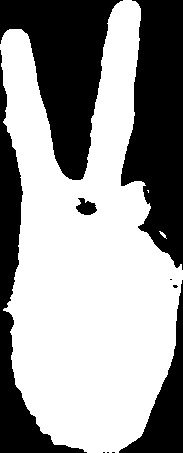
#> input picture FingerGuessingModel/gesture_data/0/0.png, 183 x 453 px, given in place of the camera
$ python fingerGet.py   (older library calls are emulated)
#> lines starting #> are read from the running program, lines starting #| are printed output that depends on the picture
import cv2 as cv

import cv2 as cv

if __name__ == "__main__":
    m_0 = 0  #剪刀
    m_1 = 0  #石头
    m_2 = 0  #布
    m_3 = 0  #人脸（加个人脸标签用于避免将人脸错误识别）
    flag = 0
    cap = cv.VideoCapture(0) # 调用摄像头
    while True:
        success, frame = cap.read() # 读取每一帧
#> frame is the input picture: shape (453, 183, 3); min 0, max 255, mean 152.9
        new_img = cv.flip(frame, 1) # 翻转
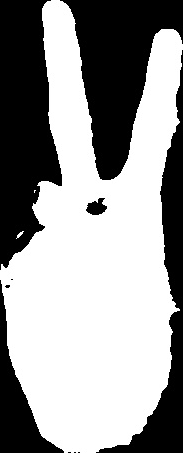
#> new_img: shape (453, 183, 3); min 0, max 255, mean 152.9
        roi = new_img

        # YCrCb之Cr分量 + OTSU二值化（肤色检测）
        ycrcb = cv.cvtColor(roi, cv.COLOR_BGR2YCrCb)  # 把图像转换到YUV色域
#> ycrcb: shape (453, 183, 3); mean of channels 0, 1, 2 152.9, 128, 128
        (y, cr, cb) = cv.split(ycrcb)  # 图像分割, 分别获取y, cr, br通道图像
#> cr: shape (453, 183); every value is 128

        # 高斯滤波, cr 是待滤波的源图像数据, (5,5)是值窗口大小, 0 是指根据窗口大小来计算高斯函数标准差
        cr1 = cv.GaussianBlur(cr, (5, 5), 0)  # 对cr通道分量进行高斯滤波
        # 根据OTSU算法求图像阈值, 对图像进行二值化
        _, skin1 = cv.threshold(cr1, 0, 255, cv.THRESH_BINARY + cv.THRESH_OTSU)
#> skin1: shape (453, 183); every value is 255
        cv.imshow('skin1', skin1)  # 展示处理后的图片

        # 轮廓查找
        image, contours, hierarchy = cv.findContours(skin1, cv.RETR_TREE, cv.CHAIN_APPROX_SIMPLE)
#> contours = [[[0, 0], [0, 452], [182, 452], [182, 0]]]
        for item in contours:  # 遍历所有轮廓
            (x, y, w, h) = cv.boundingRect(item) # 获得最小矩形框架
            if w >= 50 and h >= 50: # 在较大的框架中查找
                img = skin1[y : y + h, x : x + w]  # 获得矩形轮廓图
                cv.imshow('img', img)  # 展示矩形轮廓图
                cv.rectangle(new_img, (x, y), (x + w, y + h), (255, 0, 0), 0) # 在new_img中用矩形框出
                k = cv.waitKey(1) # 等待键盘促发
                if k == ord(' '):  # 按下空格退出
                    flag = 1
                    break
                elif k == ord('a'): # 按A收集剪刀图片
                    # 按下后将图片保存到指定路径（imencode函数可以有中文路径）
                    cv.imencode('.jpg', img)[1].tofile("D:\\Users\\Owner\\Desktop\\project\\FingerGuessing\\extra_data\\0\\{}.png".format(m_0))
                    m_0 += 1
                    print('正在保存0-roi图片,本次图片数量:', m_0)
                elif k == ord('p'): # 按S收集石头图片
                    cv.imencode('.jpg', img)[1].tofile("D:\\Users\\Owner\\Desktop\\project\\FingerGuessing\\extra_data\\1\\{}.png".format(m_1))
                    m_1 += 1
                    print('正在保存1-roi图片,本次图片数量:', m_1)
                elif k == ord('d'): # 按D收集布图片
                    cv.imencode('.jpg', img)[1].tofile("D:\\Users\\Owner\\Desktop\\project\\FingerGuessing\\extra_data\\2\\{}.png".format(m_2))
                    m_2 += 1
                    print('正在保存2-roi图片,本次图片数量:', m_2)
                elif k == ord('f'): # 按F收集人脸图片
                    cv.imencode('.jpg', img)[1].tofile("D:\\Users\\Owner\\Desktop\\project\\FingerGuessing\\extra_data\\3\\{}.png".format(m_3))
                    m_3 += 1
                    print('正在保存3-roi图片,本次图片数量:', m_3)
#> this loop made 1 pass; (key Esc is pressed on pass 1)
#> (item, x, y, w, h) on pass 1: ([[0, 0], [0, 452], [182, 452], [182, 0]], 0, 0, 183, 453)
#> after the loop, m_0 = 0; m_1 = 0; m_2 = 0; m_3 = 0

        cv.imshow("frame", new_img) # 展示new_img图像
        if flag == 1:
            break

    cap.release() #释放占用资源
    cv.destroyAllWindows() #释放opencv创建的所有窗口

$ run again, on FingerGuessingModel/gesture_data/0/11.png
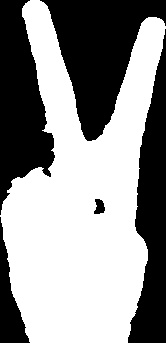
#> input picture FingerGuessingModel/gesture_data/0/11.png, 166 x 343 px, given in place of the camera
#> frame is the input picture: shape (343, 166, 3); min 0, max 255, mean 145.9
#> `new_img = cv.flip(frame, 1)`:
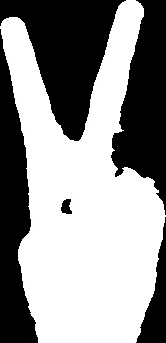
#> new_img: shape (343, 166, 3); min 0, max 255, mean 145.9
#> ycrcb: shape (343, 166, 3); mean of channels 0, 1, 2 145.9, 128, 128
#> cr: shape (343, 166); every value is 128
#> skin1: shape (343, 166); every value is 255
#> contours = [[[0, 0], [0, 342], [165, 342], [165, 0]]]
#> the loop `for item in contours:` made 1 pass; (key Esc is pressed on pass 1)
#> (item, x, y, w, h) on pass 1: ([[0, 0], [0, 342], [165, 342], [165, 0]], 0, 0, 166, 343)
#> after the loop `for item in contours:`: m_0 = 0
